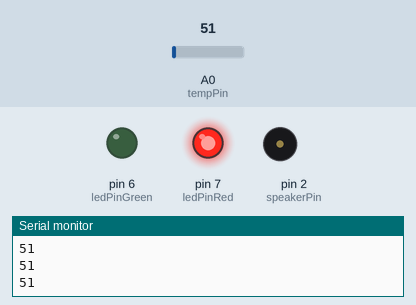
A sketch run on a simulated Arduino Uno, built with avr-gcc and run on an emulated ATmega328P. Shown: output pins drawn as LEDs (lit = HIGH), buzzer (waves = sounding), the last lines printed to the serial monitor. The inputs (shaded band) are chosen by the test bench; at power-on: A0 (tempPin) = 51.

Above: at 1.2 s.
1.3 s: A0 (tempPin) set to 132
2.8 s: A0 (tempPin) set to 162
At 4.0 s:
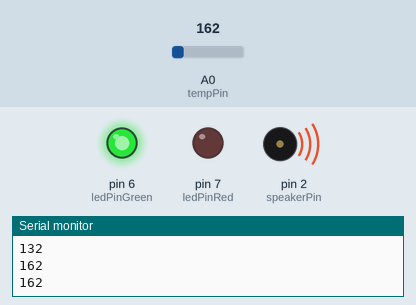
4.3 s: A0 (tempPin) set to 112
At 5.6 s:
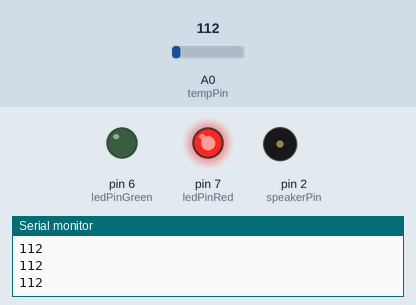
6.1 s: A0 (tempPin) set to 163
At 6.6 s:
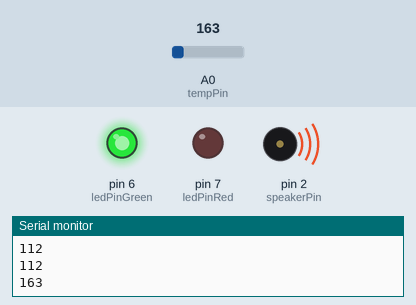
Timing chart, 0 to 8.6 s (numbered marks = the images above; inputs shaded):
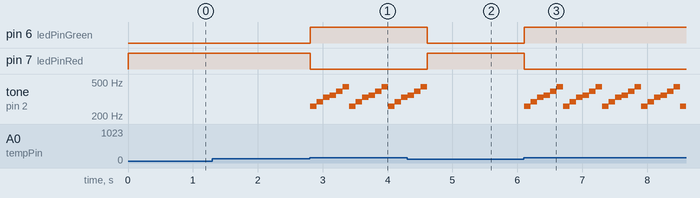

The sketch:

temp_sensor.ino.ino
```cpp
int tempPin = 0;
int speakerPin = 2;
int ledPinRed = 7;
int ledPinGreen = 6;
int tones[] = {261, 294, 330, 349, 392, 440};

void setup() {
  // put your setup code here, to run once:
  Serial.begin(9600);
  pinMode(ledPinRed, OUTPUT);
  digitalWrite(ledPinRed,HIGH);
  pinMode(ledPinGreen, OUTPUT);
  digitalWrite(ledPinGreen,LOW);
}

void loop() {
  // put your main code here, to run repeatedly:
  int temp = analogRead(tempPin);
  Serial.println(temp);
  if( temp <= 147){
    noTone(speakerPin);
    digitalWrite(ledPinRed,HIGH);
    digitalWrite(ledPinGreen,LOW);
    }
    else{
      digitalWrite(ledPinRed,LOW);
      digitalWrite(ledPinGreen,HIGH);
       for (int i = 0; i < 6; i++)
        {
          tone(speakerPin, tones[i]);
          delay(100);
         }
      }
}
```

Measured:
- the behaviour switches between 147 and 148 on A0 (tempPin) (found by bisection; images 0 and 1)
- after the input at 2.8 s, pin 6 (ledPinGreen): LOW → HIGH at once; pin 7 (ledPinRed): HIGH → LOW at once; tone on pin 2 (speakerPin): silent → 261 Hz at once, then repeats every 0.60 s: 294 Hz 0.10 s, 330 Hz 0.10 s, 349 Hz 0.10 s, 392 Hz 0.10 s, 440 Hz 0.10 s, 261 Hz 0.10 s
- after the input at 4.3 s, pin 6 (ledPinGreen): HIGH → LOW after 0.31 s; pin 7 (ledPinRed): LOW → HIGH after 0.31 s
- after the input at 6.1 s, pin 6 (ledPinGreen): LOW → HIGH at once; pin 7 (ledPinRed): HIGH → LOW at once; tone on pin 2 (speakerPin): silent → 261 Hz at once, then repeats every 0.60 s: 294 Hz 0.10 s, 330 Hz 0.10 s, 349 Hz 0.10 s, 392 Hz 0.10 s, 440 Hz 0.10 s, 261 Hz 0.10 s
